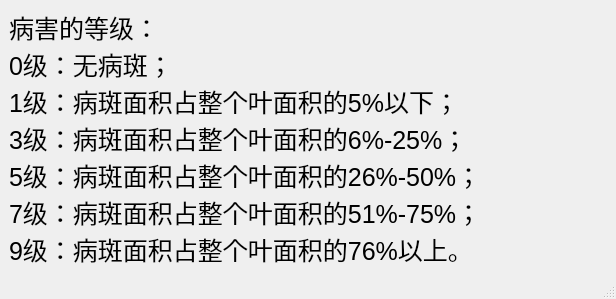
<?xml version="1.0" encoding="UTF-8"?>
<ui version="4.0">
 <class>MainWindow</class>
 <widget class="QMainWindow" name="MainWindow">
  <property name="geometry">
   <rect>
    <x>0</x>
    <y>0</y>
    <width>616</width>
    <height>265</height>
   </rect>
  </property>
  <property name="windowTitle">
   <string>说明</string>
  </property>
  <widget class="QWidget" name="centralwidget">
   <layout class="QVBoxLayout" name="verticalLayout">
    <item>
     <widget class="QLabel" name="label">
      <property name="font">
       <font>
        <pointsize>19</pointsize>
       </font>
      </property>
      <property name="text">
       <string>病害的等级：
0级：无病斑；
1级：病斑面积占整个叶面积的5%以下；
3级：病斑面积占整个叶面积的6%-25%；
5级：病斑面积占整个叶面积的26%-50%；
7级：病斑面积占整个叶面积的51%-75%；
9级：病斑面积占整个叶面积的76%以上。</string>
      </property>
     </widget>
    </item>
   </layout>
  </widget>
  <widget class="QStatusBar" name="statusbar"/>
 </widget>
 <resources/>
 <connections/>
</ui>
